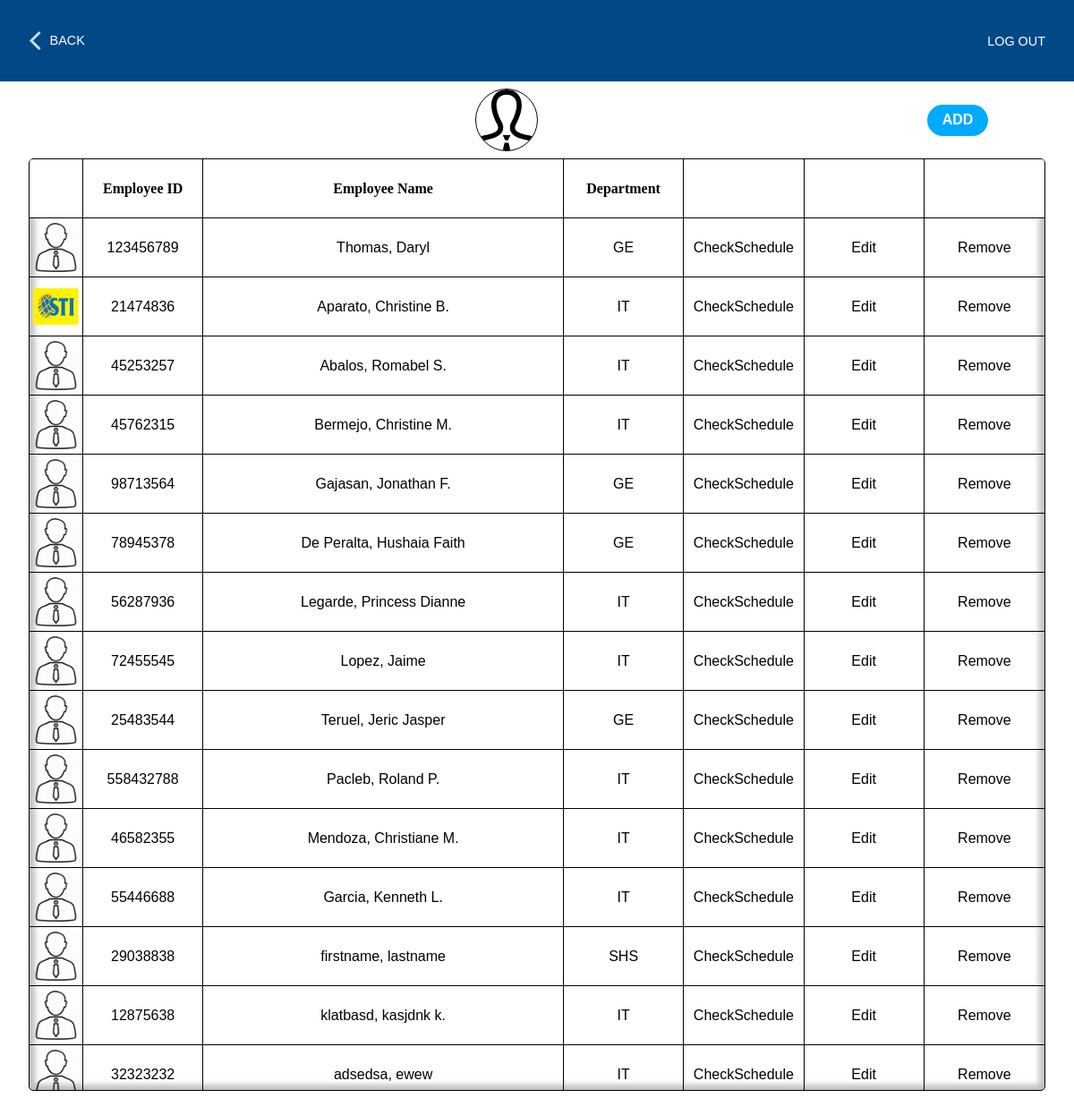
The app's page /professors.php (signed in) with its own data.
### tables this page shows
CREATE TABLE `professors` (
  `id` int(11) NOT NULL,
  `emp_no` int(11) NOT NULL,
  `last_name` tinytext NOT NULL,
  `first_name` tinytext NOT NULL,
  `middle_initial` tinytext NOT NULL,
  `suffix` tinytext NOT NULL,
  `dept_id` int(11) NOT NULL,
  `is_active` tinyint(1) NOT NULL DEFAULT 1,
  `prof_img` text NOT NULL
);

CREATE TABLE `departments` (
  `dept_id` int(11) NOT NULL,
  `dept_name` varchar(5) NOT NULL,
  `dept_desc` text NOT NULL
);

### includes/autoloader.inc.php (called while the page is built, shortened)
<?php
   function myAutoLoader($className){
      $path = "./classes/";
      $extension = '.class.php';
      $fullPath = $path . $className . $extension;
   }

### classes/dbh.class.php (called while the page is built, shortened)
<?php
class Dbh {
   private $host = "localhost";
   private $user = "root";
   private $pwd = "";
   private $dbName = "ClassSchedulingSystem";
   protected function connect(){
      try{
         $dsn = 'mysql:host='. $this->host .';dbname='. $this->dbName;
         $pdo = new PDO($dsn, $this->user, $this->pwd);
         $pdo->setAttribute(PDO::ATTR_DEFAULT_FETCH_MODE, PDO::FETCH_ASSOC);
         return $pdo;
      } catch(PDOException $e){
         trigger_error("Error: " . $e->getMessage());
      }
   }
}

### classes/professors.class.php (called while the page is built, shortened)
<?php
class Professors extends Dbh{
   protected function getProfessors(){
      $sql = "SELECT * FROM professors INNER JOIN departments ON professors.dept_id = departments.dept_id WHERE is_active = 1";
      $stmt = $this->connect()->prepare($sql);
      $stmt->execute();
      $result = $stmt->fetchAll();
      return $result;
   }
}

### classes/professorsview.class.php (called while the page is built, shortened)
<?php
class ProfessorsView extends Professors{
   public function DisplayProfessors(){
      $results = $this->getProfessors();
      return $results;
   }
}

### professors.php (the view, shortened to what this page needs)
<?php
   include_once './layouts/__header.php';
?>
      <main class='professors module'>
         <div class="module__Header">
            <img src="drawables/icons/professor.svg">
            <a href='?add' class='module__Add button'>ADD</a>
         </div>
         <div class='module__Container'>
            <ul class='module__List module__Title'>
               <li class='module__Item'></li>
               <li class='module__Item'>Employee ID</li>
               <li class='module__Item'>Employee Name</li>
               <li class='module__Item'>Department</li>
               <li class='module__Item'></li>
               <li class='module__Item'></li>
               <li class='module__Item'></li>
            </ul>
            <?php
               $profView = new ProfessorsView();
               $results = $profView->DisplayProfessors();
               foreach($results as $result){
                  $imgSrc = $result['prof_img'];
                  if(empty($result['prof_img']))
                     $imgSrc = "professor.png";
                  $middleInitial = (!empty($result['middle_initial'])) ? $result['middle_initial'].'.' : '';
                  $fullName = "{$result['last_name']}, {$result['first_name']} {$middleInitial} {$result['suffix']}";
                  echo "<ul class='module__List'>
                     <li class='module__Item'><img src='./drawables/images/". $imgSrc ."'></li>
                     <li class='module__Item'>". $result['emp_no'] ."</li>
                     <li class='module__Item'>". $fullName ."</li>
                     <li class='module__Item'>". $result['dept_name'] ."</li>
                     <li class='module__Item'><a href='#'>CheckSchedule</a></li>
                     <li class='module__Item'><a href=?id=". $result['id'] ."> Edit</a></li>
                     <li class='module__Item'>
                        <form onsubmit='return submitForm(this)' action='./includes/professors.inc.php' method='POST'>
                           <input name='id' type='hidden' value='". $result['id'] ."'>
                           <button name='delete' type='submit'>Remove</button>
                        </form>
                     </li>
                  </ul>";
               }
            ?>
         </div>
      </main>
<?php
   include_once './layouts/__footer.php';
?>

### styles/admin.css (style rules this page uses)
* { margin: 0; padding: 0; -webkit-box-sizing: border-box; box-sizing: border-box; font-family: Arial, Helvetica, sans-serif; }
html { height: 100vh; }
body { height: 100%; line-height: 1.5; display: -webkit-box; display: -ms-flexbox; display: flex; -webkit-box-orient: vertical; -webkit-box-direction: normal; -ms-flex-direction: column; flex-direction: column; }
body ul { list-style: none; }
body button, body .button { cursor: pointer; height: 35px; width: 68px; border: none; text-decoration: none; outline: none; display: -ms-grid; display: grid; place-content: center; }
body main { -webkit-box-flex: 1; -ms-flex-positive: 1; flex-grow: 1; padding: 0 2em; }
.module { display: -webkit-box; display: -ms-flexbox; display: flex; -webkit-box-orient: vertical; -webkit-box-direction: normal; -ms-flex-direction: column; flex-direction: column; }
.module a { text-decoration: none; }
.module__Header { display: -webkit-box; display: -ms-flexbox; display: flex; -webkit-box-pack: justify; -ms-flex-pack: justify; justify-content: space-between; -webkit-box-align: center; -ms-flex-align: center; align-items: center; margin: .5em 0; }
.module__Header img { width: 70px; height: 70px; border: 1px solid black; border-radius: 50%; }
.module__Header a { background: #00aaff; color: white; border-radius: 20px; position: relative; right: 4em; font-weight: bold; }
.module__Container { height: 80vh; width: auto; display: -webkit-box; display: -ms-flexbox; display: flex; -webkit-box-orient: vertical; -webkit-box-direction: normal; -ms-flex-direction: column; flex-direction: column; border: 1px solid black; -webkit-box-shadow: inset 0px 0px 6px 6px rgba(0, 0, 0, 0.25); box-shadow: inset 0px 0px 6px 6px rgba(0, 0, 0, 0.25); border-radius: 5px; overflow: auto; }
.module__List { width: 100%; display: -ms-grid; display: grid; -webkit-box-pack: space-evenly; -ms-flex-pack: space-evenly; justify-content: space-evenly; border-bottom: 1px solid black; }
.module__Title { position: -webkit-sticky; position: sticky; top: 0; background: white; }
.module__Title li { font-family: 'Times New Roman', Times, serif; font-weight: bold; }
.module__Item { display: -ms-grid; display: grid; place-content: center; padding: .3em 0; border-right: 1px solid black; }
.module__Item a { color: black; }
.module__Item:last-child { border: none; }
.module__Item:last-child button { font-size: 1rem; background: none; }
.professors .module__List { -ms-grid-columns: 60px 1fr 3fr (1fr)[4]; grid-template-columns: 60px 1fr 3fr repeat(4, 1fr); }
.professors .module__List li { display: -webkit-box; display: -ms-flexbox; display: flex; -webkit-box-pack: center; -ms-flex-pack: center; justify-content: center; -webkit-box-align: center; -ms-flex-align: center; align-items: center; }
.professors .module__List li:first-child { height: 65px; }
.professors .module__List li:first-child img { height: 100%; width: 100%; }

### records on screen
professors: emp_no "123456789", fullName "Thomas, Daryl", dept.dept_name "GE"
professors: prof_img (picture), emp_no "21474836", fullName "Aparato, Christine B.", dept.dept_name "IT"
professors: emp_no "45253257", fullName "Abalos, Romabel S.", dept.dept_name "IT"
professors: emp_no "45762315", fullName "Bermejo, Christine M.", dept.dept_name "IT"
professors: emp_no "98713564", fullName "Gajasan, Jonathan F.", dept.dept_name "GE"
professors: emp_no "78945378", fullName "De Peralta, Hushaia Faith", dept.dept_name "GE"
professors: emp_no "56287936", fullName "Legarde, Princess Dianne", dept.dept_name "IT"
professors: emp_no "72455545", fullName "Lopez, Jaime", dept.dept_name "IT"
professors: emp_no "25483544", fullName "Teruel, Jeric Jasper", dept.dept_name "GE"
professors: emp_no "558432788", fullName "Pacleb, Roland P.", dept.dept_name "IT"
professors: emp_no "46582355", fullName "Mendoza, Christiane M.", dept.dept_name "IT"
professors: emp_no "55446688", fullName "Garcia, Kenneth L.", dept.dept_name "IT"
professors: emp_no "29038838", fullName "firstname, lastname", dept.dept_name "SHS"
professors: emp_no "12875638", fullName "klatbasd, kasjdnk k.", dept.dept_name "IT"
professors: emp_no "32323232", fullName "adsedsa, ewew", dept.dept_name "IT"
